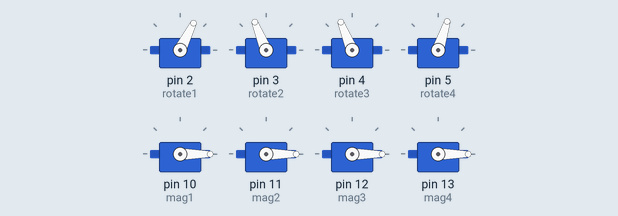
Simulated run of this sketch. Board: Arduino Uno, built with avr-gcc and run on an emulated ATmega328P. On the bench: 8 × servo. What the sketch prints to the serial monitor is not drawn.

Above: at 0.05 s.
At 3.0 s:
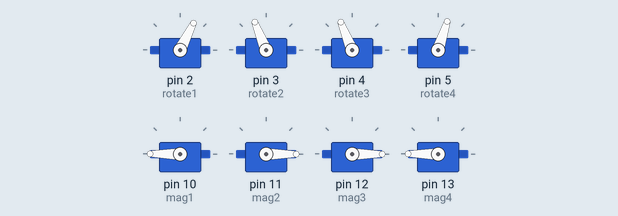
At 3.75 s:
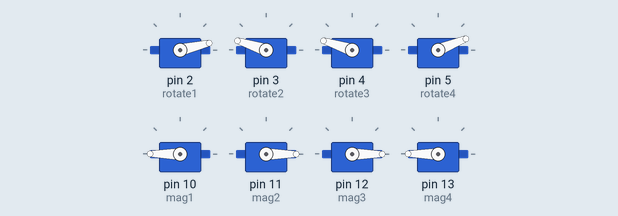
At 4.5 s:
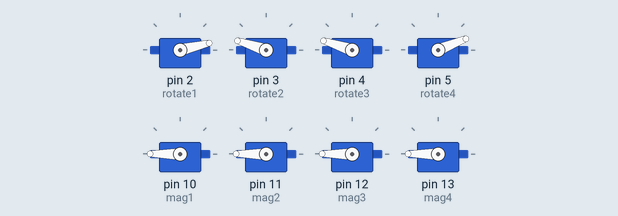
At 6.0 s:
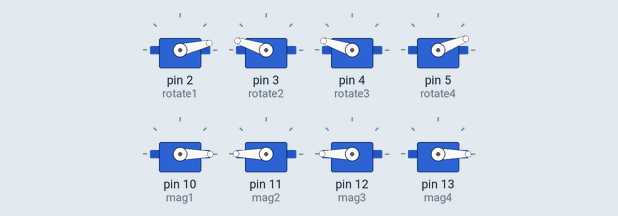
Timing chart, 0 to 7.8 s (numbered marks = the images above):
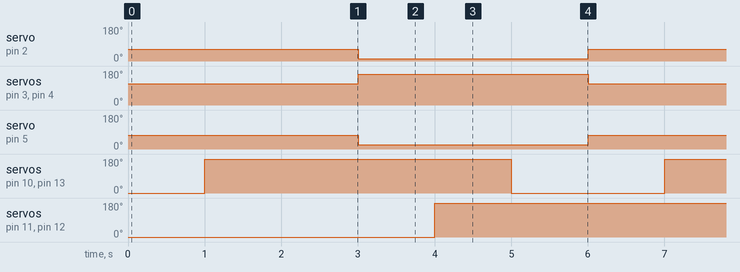

The sketch:

rotate_2_legs.ino
```cpp
#include <Servo.h> // Include the servo library

// create servo objects to control rotation and magnet for each leg
// front left
Servo rotate1;
Servo mag1;
// front right
Servo rotate2;
Servo mag2;
// back left
Servo rotate3;
Servo mag3;
// back right
Servo rotate4;
Servo mag4;

int bAngle = -25; // backward angle
int fAngle = 25; // forward angle

int magOn = 180; // mag on angle
int magOff = 0; // mag off angle

//funcs to convert intuitive angles to servo angles
int to1(int angle) {
  return 45 - 7 + angle;
}
int to2(int angle) {
  return 135 + 2 - angle;
}
int to3(int angle) {
  return 135 + 2 + angle;
}
int to4(int angle) {
  return 45 + 2 - angle;
}

void setup() {
  // initialize serial communications at 9600 bps:
  Serial.begin(9600);

  rotate1.attach(2);
  rotate2.attach(3);
  rotate3.attach(4);
  rotate4.attach(5);

  mag1.attach(10);
  mag2.attach(11);
  mag3.attach(12);
  mag4.attach(13);

  mag1.write(magOff);
  mag2.write(magOff);
  mag3.write(magOff);
  mag4.write(magOff);

  Serial.println("Start");
}

void loop() {
  rotate1.write(to1(fAngle));
  rotate2.write(to2(fAngle));
  rotate3.write(to3(bAngle));
  rotate4.write(to4(bAngle));

  delay(1000);
  mag1.write(magOn);
  mag4.write(magOn);
  delay(1000);
  mag2.write(magOff);
  mag3.write(magOff);
  delay(1000);

  rotate1.write(to1(bAngle));
  rotate2.write(to2(bAngle));
  rotate3.write(to3(fAngle));
  rotate4.write(to4(fAngle));

  delay(1000);
  mag2.write(magOn);
  mag3.write(magOn);
  delay(1000);
  mag1.write(magOff);
  mag4.write(magOff);
  delay(1000);
}
```

Measured:
- by itself, servo on pin 2 (rotate1): alternates 63° for 3.0 s and 13° for 3.0 s
- by itself, servo on pin 3 (rotate2), servo on pin 4 (rotate3): alternates 162° for 3.0 s and 112° for 3.0 s
- by itself, servo on pin 5 (rotate4): alternates 72° for 3.0 s and 22° for 3.0 s
- by itself, servo on pin 10 (mag1), servo on pin 11 (mag2), servo on pin 12 (mag3), servo on pin 13 (mag4): alternates 180° for 4.0 s and 0° for 2.0 s
